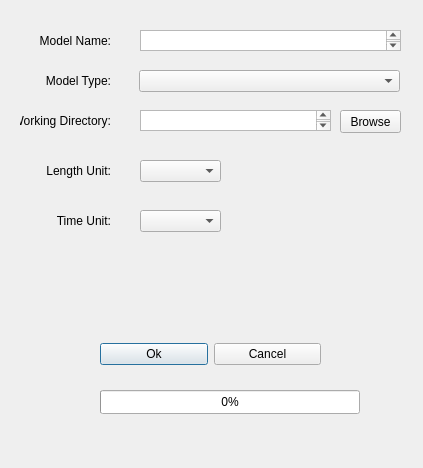
<?xml version="1.0" encoding="UTF-8"?>
<ui version="4.0">
 <class>CreateModelTableDialog</class>
 <widget class="QDialog" name="CreateModelTableDialog">
  <property name="geometry">
   <rect>
    <x>0</x>
    <y>0</y>
    <width>423</width>
    <height>468</height>
   </rect>
  </property>
  <property name="windowTitle">
   <string>Create a Model Table</string>
  </property>
  <property name="layoutDirection">
   <enum>Qt::LeftToRight</enum>
  </property>
  <widget class="QWidget" name="horizontalLayoutWidget">
   <property name="geometry">
    <rect>
     <x>100</x>
     <y>338</y>
     <width>221</width>
     <height>32</height>
    </rect>
   </property>
   <layout class="QHBoxLayout" name="horizontalLayout">
    <item>
     <widget class="QPushButton" name="okButton">
      <property name="text">
       <string>Ok</string>
      </property>
     </widget>
    </item>
    <item>
     <widget class="QPushButton" name="cancelButton">
      <property name="text">
       <string>Cancel</string>
      </property>
     </widget>
    </item>
   </layout>
  </widget>
  <widget class="QLabel" name="labelMType">
   <property name="geometry">
    <rect>
     <x>40</x>
     <y>70</y>
     <width>71</width>
     <height>22</height>
    </rect>
   </property>
   <property name="text">
    <string>Model Type:</string>
   </property>
   <property name="alignment">
    <set>Qt::AlignRight|Qt::AlignTrailing|Qt::AlignVCenter</set>
   </property>
  </widget>
  <widget class="QComboBox" name="cmbModelType">
   <property name="geometry">
    <rect>
     <x>139</x>
     <y>70</y>
     <width>261</width>
     <height>22</height>
    </rect>
   </property>
  </widget>
  <widget class="QLabel" name="lblModelName">
   <property name="geometry">
    <rect>
     <x>40</x>
     <y>30</y>
     <width>71</width>
     <height>22</height>
    </rect>
   </property>
   <property name="layoutDirection">
    <enum>Qt::LeftToRight</enum>
   </property>
   <property name="text">
    <string>Model Name:</string>
   </property>
   <property name="alignment">
    <set>Qt::AlignRight|Qt::AlignTrailing|Qt::AlignVCenter</set>
   </property>
  </widget>
  <widget class="QProgressBar" name="progressBar">
   <property name="geometry">
    <rect>
     <x>100</x>
     <y>390</y>
     <width>260</width>
     <height>24</height>
    </rect>
   </property>
   <property name="value">
    <number>0</number>
   </property>
  </widget>
  <widget class="QTextEdit" name="txtLayerName">
   <property name="geometry">
    <rect>
     <x>140</x>
     <y>30</y>
     <width>261</width>
     <height>21</height>
    </rect>
   </property>
   <property name="font">
    <font>
     <pointsize>8</pointsize>
    </font>
   </property>
  </widget>
  <widget class="QLabel" name="lblUnit">
   <property name="geometry">
    <rect>
     <x>40</x>
     <y>160</y>
     <width>71</width>
     <height>22</height>
    </rect>
   </property>
   <property name="layoutDirection">
    <enum>Qt::LeftToRight</enum>
   </property>
   <property name="text">
    <string>Length Unit:</string>
   </property>
   <property name="alignment">
    <set>Qt::AlignRight|Qt::AlignTrailing|Qt::AlignVCenter</set>
   </property>
  </widget>
  <widget class="QComboBox" name="cmbLayType">
   <property name="geometry">
    <rect>
     <x>140</x>
     <y>160</y>
     <width>81</width>
     <height>22</height>
    </rect>
   </property>
  </widget>
  <widget class="QLabel" name="lblLayerName_4">
   <property name="geometry">
    <rect>
     <x>50</x>
     <y>210</y>
     <width>61</width>
     <height>22</height>
    </rect>
   </property>
   <property name="maximumSize">
    <size>
     <width>16777215</width>
     <height>16777215</height>
    </size>
   </property>
   <property name="layoutDirection">
    <enum>Qt::LeftToRight</enum>
   </property>
   <property name="text">
    <string>Time Unit:</string>
   </property>
   <property name="alignment">
    <set>Qt::AlignRight|Qt::AlignTrailing|Qt::AlignVCenter</set>
   </property>
  </widget>
  <widget class="QComboBox" name="cmbLaywet">
   <property name="geometry">
    <rect>
     <x>140</x>
     <y>210</y>
     <width>81</width>
     <height>22</height>
    </rect>
   </property>
  </widget>
  <widget class="QLabel" name="labelModel_2">
   <property name="geometry">
    <rect>
     <x>20</x>
     <y>110</y>
     <width>91</width>
     <height>22</height>
    </rect>
   </property>
   <property name="text">
    <string>Working Directory:</string>
   </property>
   <property name="alignment">
    <set>Qt::AlignRight|Qt::AlignTrailing|Qt::AlignVCenter</set>
   </property>
  </widget>
  <widget class="QTextEdit" name="txtPathString">
   <property name="geometry">
    <rect>
     <x>140</x>
     <y>110</y>
     <width>191</width>
     <height>21</height>
    </rect>
   </property>
   <property name="font">
    <font>
     <pointsize>8</pointsize>
    </font>
   </property>
  </widget>
  <widget class="QPushButton" name="browseButton">
   <property name="geometry">
    <rect>
     <x>340</x>
     <y>110</y>
     <width>61</width>
     <height>23</height>
    </rect>
   </property>
   <property name="text">
    <string>Browse</string>
   </property>
  </widget>
 </widget>
 <resources>
  <include location="../resources.qrc"/>
 </resources>
 <connections/>
 <designerdata>
  <property name="gridDeltaX">
   <number>10</number>
  </property>
  <property name="gridDeltaY">
   <number>10</number>
  </property>
  <property name="gridSnapX">
   <bool>true</bool>
  </property>
  <property name="gridSnapY">
   <bool>true</bool>
  </property>
  <property name="gridVisible">
   <bool>true</bool>
  </property>
 </designerdata>
</ui>
